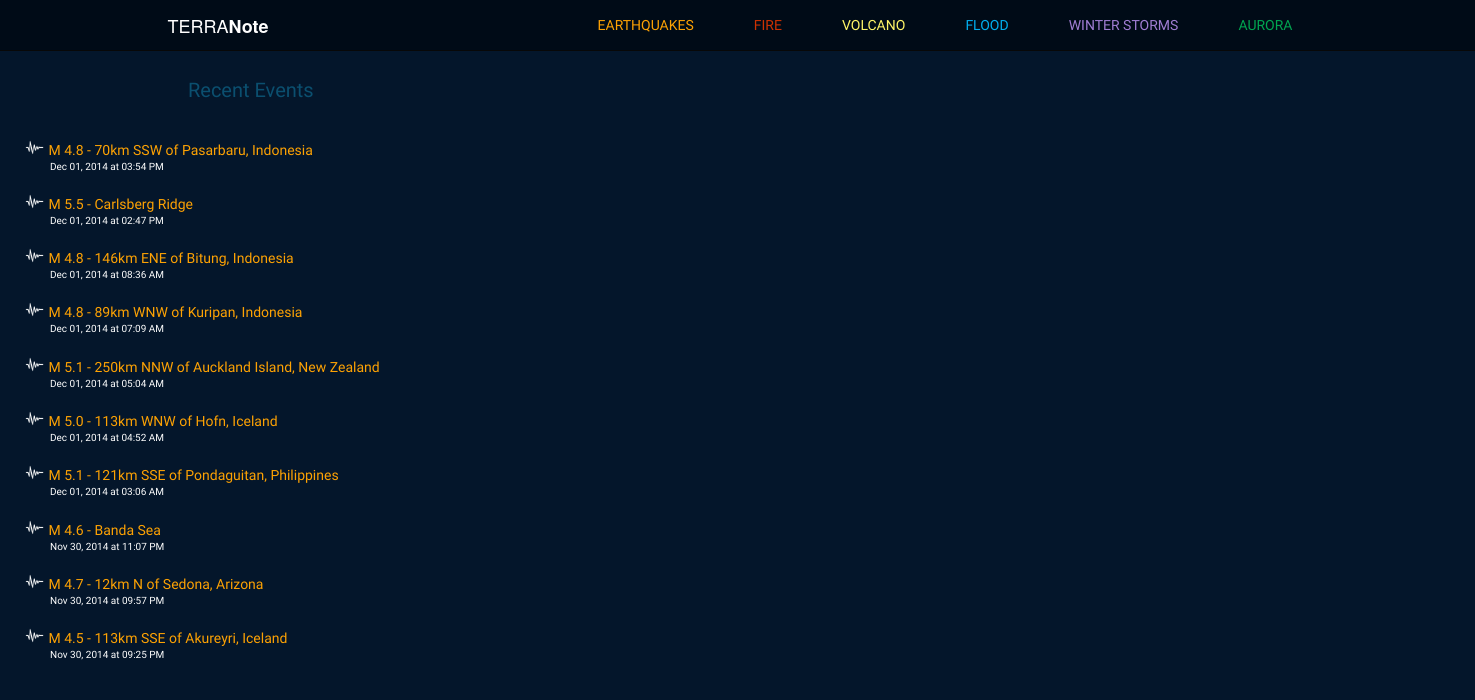
Before: / with the older database file.
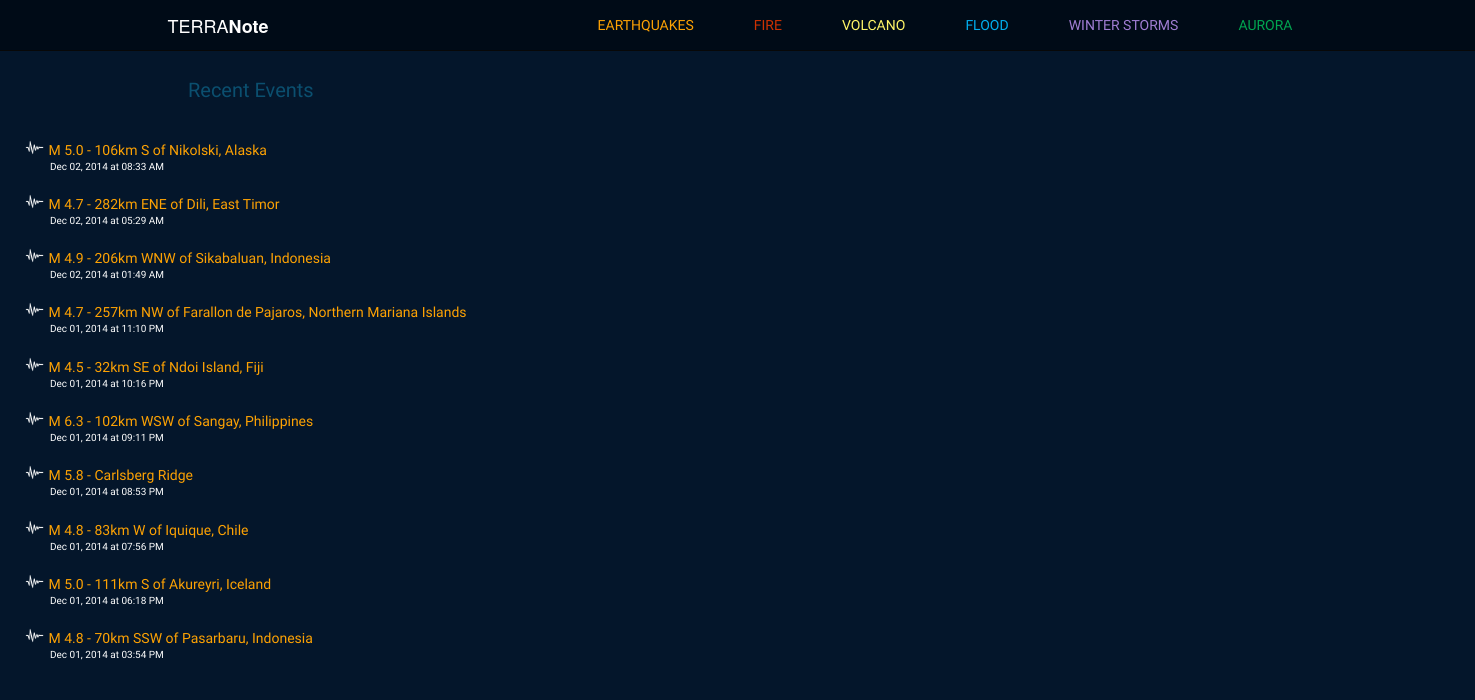
After: the same page with the newer database file.
### model.py (models this page shows)
class Quake(Base):
    __tablename__ = "quakes"
    quake_id = Column(String(50), primary_key = True)
    quake_title = Column(String, nullable = False)
    quake_type = Column(String(25), nullable = False)
    magnitude = Column(Float, nullable = False)
    place = Column(String, nullable = False)
    latitude = Column(Float, nullable = False)
    longitude = Column(Float, nullable = False)
    depth = Column(Float, nullable = False)
    quake_datetime = Column(DateTime, nullable = False)
    url = Column(String, nullable = False)
    seismictype = Column(String, nullable = False)
    status = Column(String, nullable = False)
    felt = Column(Integer, nullable = True)
    tsunami = Column(Integer, nullable = True)
    recordtime = Column(DateTime, nullable = False)

### note.py (the view)
@app.route("/")
def home_map():
	topten = db_session.query(Quake).order_by(Quake.quake_datetime.desc()).limit(10)
	cols = Quake.__table__.columns
	json_compiled = {}
	for quake in topten:
		json_compiled[quake.quake_id] = {}
		json_compiled[quake.quake_id]['lat'] = quake.latitude
		json_compiled[quake.quake_id]['lng'] = quake.longitude
		json_compiled[quake.quake_id]['title'] = quake.quake_title
		json_compiled[quake.quake_id]['id'] = quake.quake_id
	print json_compiled
	recent_quakes = db_session.query(Quake).order_by(Quake.quake_datetime.desc()).limit(10)
	return render_template("home.html", recent_quakes=recent_quakes, top_ten=json_compiled)

### templates/home.html (shortened to what this page needs)
{% extends 'base.html' %}
{% block body %}
<div class="col-sm-4">
	<div class="event-list" id="userpoint">
		<div class="row">
			<div id="recent-events">Recent Events</div>
		</div>
		<div class="row">
			{% for quake in recent_quakes %}
				<div class="quake-list">
					<img class="small-icon" src="/static/images/quake-icon.png"/>
					<div class="recent-title quake-orange"><a href="/quakes/{{ quake.quake_id }}">{{ quake.quake_title }}</a></div>
					<div class="recent-datetime">{{ quake.quake_datetime.strftime('%b %d, %Y at %I:%M %p') }}</div>
				</div>
			{% endfor %}
		</div>
	</div>
</div>
    <div class="col-sm-8">
        <div class="event-map" id="home-map"></div>
    </div>
{% endblock %}

Changed rows visible on the page:
no longer on this page (row edited): Quake: quake_title "M 5.5 - Carlsberg Ridge", quake_datetime "Dec 01, 2014 at 02:47 PM"
no longer on this page (row edited): Quake: quake_title "M 4.8 - 146km ENE of Bitung, Indonesia", quake_datetime "Dec 01, 2014 at 08:36 AM"
no longer on this page (row edited): Quake: quake_title "M 4.8 - 89km WNW of Kuripan, Indonesia", quake_datetime "Dec 01, 2014 at 07:09 AM"
no longer on this page (row edited): Quake: quake_title "M 5.1 - 250km NNW of Auckland Island, New Zealand", quake_datetime "Dec 01, 2014 at 05:04 AM"
no longer on this page (row edited): Quake: quake_title "M 5.0 - 113km WNW of Hofn, Iceland", quake_datetime "Dec 01, 2014 at 04:52 AM"
no longer on this page (row edited): Quake: quake_title "M 5.1 - 121km SSE of Pondaguitan, Philippines", quake_datetime "Dec 01, 2014 at 03:06 AM"
no longer on this page (row edited): Quake: quake_title "M 4.6 - Banda Sea", quake_datetime "Nov 30, 2014 at 11:07 PM"
no longer on this page (row edited): Quake: quake_title "M 4.7 - 12km N of Sedona, Arizona", quake_datetime "Nov 30, 2014 at 09:57 PM"
no longer on this page (row edited): Quake: quake_title "M 4.5 - 113km SSE of Akureyri, Iceland", quake_datetime "Nov 30, 2014 at 09:25 PM"
added Quake: quake_title "M 5.0 - 106km S of Nikolski, Alaska", quake_datetime "Dec 02, 2014 at 08:33 AM"
added Quake: quake_title "M 4.7 - 282km ENE of Dili, East Timor", quake_datetime "Dec 02, 2014 at 05:29 AM"
added Quake: quake_title "M 4.9 - 206km WNW of Sikabaluan, Indonesia", quake_datetime "Dec 02, 2014 at 01:49 AM"
added Quake: quake_title "M 4.7 - 257km NW of Farallon de Pajaros, Northern Mariana Islands", quake_datetime "Dec 01, 2014 at 11:10 PM"
added Quake: quake_title "M 4.5 - 32km SE of Ndoi Island, Fiji", quake_datetime "Dec 01, 2014 at 10:16 PM"
added Quake: quake_title "M 6.3 - 102km WSW of Sangay, Philippines", quake_datetime "Dec 01, 2014 at 09:11 PM"
added Quake: quake_title "M 5.8 - Carlsberg Ridge", quake_datetime "Dec 01, 2014 at 08:53 PM"
added Quake: quake_title "M 4.8 - 83km W of Iquique, Chile", quake_datetime "Dec 01, 2014 at 07:56 PM"
added Quake: quake_title "M 5.0 - 111km S of Akureyri, Iceland", quake_datetime "Dec 01, 2014 at 06:18 PM"
